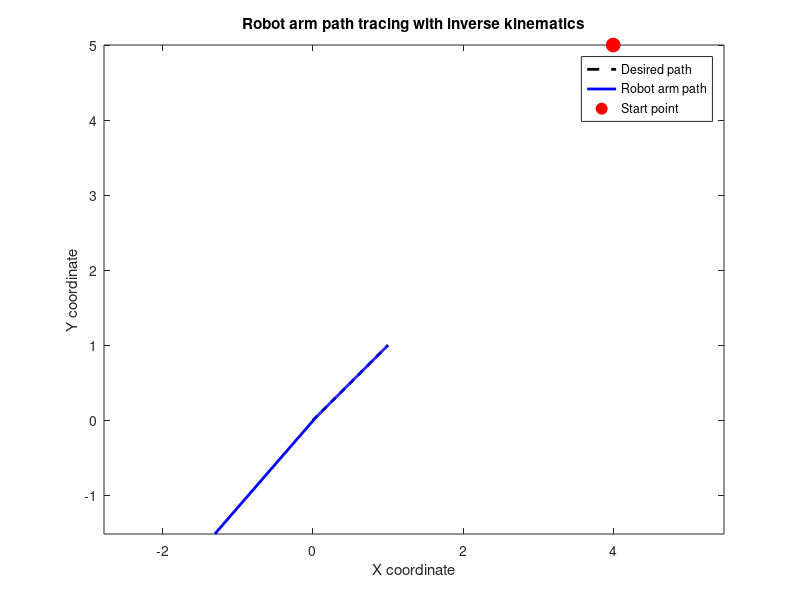

The MATLAB script that drew this image:
% Define robot arm parameters
l1 = 1;     % Length of link 1
l2 = 1;     % Length of link 2

% Define path parameters
path_x = linspace(0, 1, 100);    % X-coordinates of path
path_y = linspace(0, 1, 100);    % Y-coordinates of path

% Define initial joint angles and calculate initial end effector position
theta1 = 4;     % Initial joint angle 1
theta2 = 0;     % Initial joint angle 2
x = l1*cos(theta1) + l2*cos(theta1+theta2);
y = l1*sin(theta1) + l2*sin(theta1+theta2);

% Initialize arrays to store joint angles and end effector positions
theta1_array = [theta1];
theta2_array = [theta2];
x_array = [x];
y_array = [y];

% Loop through path points and calculate joint angles using inverse kinematics
for i = 5:length(path_x)
    % Calculate desired end effector position
    x_desired = path_x(i);
    y_desired = path_y(i);
    
    % Calculate inverse kinematics
    D = (x_desired^2 + y_desired^2 - l1^2 - l2^2) / (2*l1*l2);
    theta2 = atan2(sqrt(1-D^2), D);
    theta1 = atan2(y_desired, x_desired) - atan2(l2*sin(theta2), l1 + l2*cos(theta2));
    
    % Calculate end effector position
    x = l1*cos(theta1) + l2*cos(theta1+theta2);
    y = l1*sin(theta1) + l2*sin(theta1+theta2);
    
    % Store joint angles and end effector position
    theta1_array = [theta1_array, theta1];
    theta2_array = [theta2_array, theta2];
    x_array = [x_array, x];
    y_array = [y_array, y];
end

% Plot path and robot arm
figure;
plot(path_x, path_y, 'k--', 'LineWidth', 2);
hold on;
plot(x_array, y_array, 'b-', 'LineWidth', 2);
plot(4, 5, 'ro', 'MarkerSize', 10, 'MarkerFaceColor', 'r');
axis equal;
legend('Desired path', 'Robot arm path', 'Start point');
xlabel('X coordinate');
ylabel('Y coordinate');
title('Robot arm path tracing with inverse kinematics');
